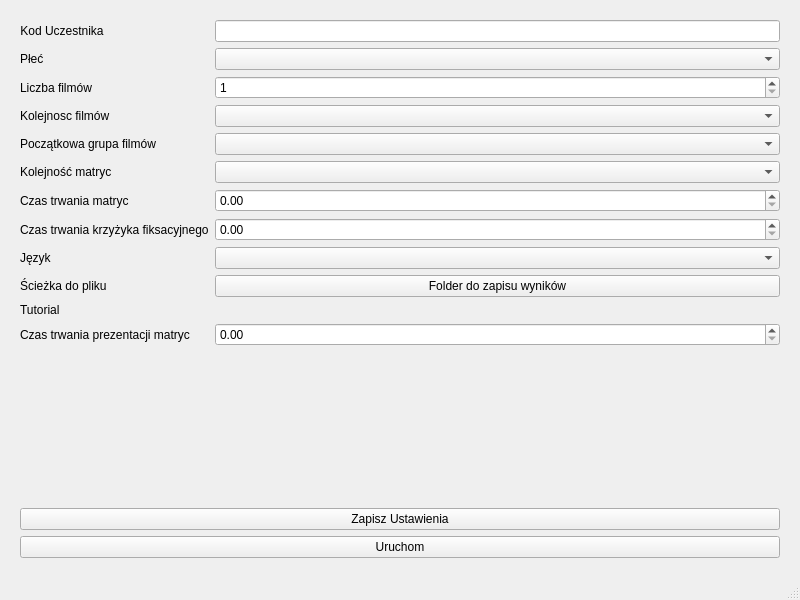
<?xml version="1.0" encoding="UTF-8"?>
<ui version="4.0">
 <class>MainWindow</class>
 <widget class="QMainWindow" name="MainWindow">
  <property name="geometry">
   <rect>
    <x>0</x>
    <y>0</y>
    <width>800</width>
    <height>600</height>
   </rect>
  </property>
  <property name="sizePolicy">
   <sizepolicy hsizetype="MinimumExpanding" vsizetype="MinimumExpanding">
    <horstretch>0</horstretch>
    <verstretch>0</verstretch>
   </sizepolicy>
  </property>
  <property name="windowTitle">
   <string>MainWindow</string>
  </property>
  <widget class="QWidget" name="centralwidget">
   <layout class="QHBoxLayout" name="horizontalLayout">
    <property name="spacing">
     <number>6</number>
    </property>
    <property name="leftMargin">
     <number>20</number>
    </property>
    <property name="topMargin">
     <number>20</number>
    </property>
    <property name="rightMargin">
     <number>20</number>
    </property>
    <property name="bottomMargin">
     <number>20</number>
    </property>
    <item>
     <layout class="QVBoxLayout" name="verticalLayout">
      <item>
       <layout class="QFormLayout" name="formLayout">
        <item row="0" column="0">
         <widget class="QLabel" name="participantCodeLabel">
          <property name="text">
           <string>Kod Uczestnika</string>
          </property>
          <property name="alignment">
           <set>Qt::AlignCenter</set>
          </property>
         </widget>
        </item>
        <item row="0" column="1">
         <widget class="QLineEdit" name="participantCodeLineEdit"/>
        </item>
        <item row="1" column="0">
         <widget class="QLabel" name="participantGenderLabel">
          <property name="text">
           <string>Płeć</string>
          </property>
         </widget>
        </item>
        <item row="1" column="1">
         <widget class="QComboBox" name="participantGenderComboBox"/>
        </item>
        <item row="2" column="0">
         <widget class="QLabel" name="numberOfVideosLabel">
          <property name="text">
           <string>Liczba filmów</string>
          </property>
         </widget>
        </item>
        <item row="2" column="1">
         <widget class="QSpinBox" name="numberOfVideosSpinBox">
          <property name="minimum">
           <number>1</number>
          </property>
         </widget>
        </item>
        <item row="3" column="0">
         <widget class="QLabel" name="orderOfVideosLabel">
          <property name="text">
           <string>Kolejnosc filmów</string>
          </property>
         </widget>
        </item>
        <item row="3" column="1">
         <widget class="QComboBox" name="orderOfVideosComboBox">
          <property name="currentText">
           <string/>
          </property>
         </widget>
        </item>
        <item row="5" column="0">
         <widget class="QLabel" name="orderOfMatricesLabel">
          <property name="text">
           <string>Kolejność matryc</string>
          </property>
         </widget>
        </item>
        <item row="5" column="1">
         <widget class="QComboBox" name="orderOfMatricesComboBox">
          <property name="currentText">
           <string/>
          </property>
         </widget>
        </item>
        <item row="6" column="0">
         <widget class="QLabel" name="matrixTimeLabel">
          <property name="text">
           <string>Czas trwania matryc</string>
          </property>
         </widget>
        </item>
        <item row="6" column="1">
         <widget class="QDoubleSpinBox" name="matrixTimeSpinBox"/>
        </item>
        <item row="8" column="0">
         <widget class="QLabel" name="fixationCrossLabel">
          <property name="text">
           <string>Czas trwania krzyżyka fiksacyjnego</string>
          </property>
         </widget>
        </item>
        <item row="8" column="1">
         <widget class="QDoubleSpinBox" name="fixationCrossSpinBox"/>
        </item>
        <item row="9" column="0">
         <widget class="QLabel" name="languageLabel">
          <property name="text">
           <string>Język</string>
          </property>
         </widget>
        </item>
        <item row="9" column="1">
         <widget class="QComboBox" name="languageComboBox"/>
        </item>
        <item row="10" column="0">
         <widget class="QLabel" name="saveDirectoryLabel">
          <property name="text">
           <string>Ścieżka do pliku</string>
          </property>
         </widget>
        </item>
        <item row="10" column="1">
         <widget class="QPushButton" name="saveDirectoryPushButton">
          <property name="text">
           <string>Folder do zapisu wyników</string>
          </property>
         </widget>
        </item>
        <item row="11" column="0">
         <widget class="QLabel" name="tutorialLabel">
          <property name="text">
           <string>Tutorial</string>
          </property>
         </widget>
        </item>
        <item row="12" column="0">
         <widget class="QLabel" name="tutorialMatrixTimeLabel">
          <property name="text">
           <string>Czas trwania prezentacji matryc </string>
          </property>
         </widget>
        </item>
        <item row="12" column="1">
         <widget class="QDoubleSpinBox" name="tutorialMatrixTimeSpinBox"/>
        </item>
        <item row="4" column="0">
         <widget class="QLabel" name="startingGroupLabel">
          <property name="text">
           <string>Początkowa grupa filmów</string>
          </property>
         </widget>
        </item>
        <item row="4" column="1">
         <widget class="QComboBox" name="startingGroupComboBox"/>
        </item>
       </layout>
      </item>
      <item>
       <widget class="QPushButton" name="saveSettingsPushButton">
        <property name="text">
         <string>Zapisz Ustawienia</string>
        </property>
       </widget>
      </item>
      <item>
       <widget class="QPushButton" name="runExperimentPushButton">
        <property name="text">
         <string>Uruchom</string>
        </property>
       </widget>
      </item>
     </layout>
    </item>
   </layout>
  </widget>
  <widget class="QMenuBar" name="menubar">
   <property name="enabled">
    <bool>true</bool>
   </property>
   <property name="geometry">
    <rect>
     <x>0</x>
     <y>0</y>
     <width>800</width>
     <height>24</height>
    </rect>
   </property>
  </widget>
  <widget class="QStatusBar" name="statusbar">
   <property name="enabled">
    <bool>true</bool>
   </property>
  </widget>
 </widget>
 <tabstops>
  <tabstop>runExperimentPushButton</tabstop>
  <tabstop>participantCodeLineEdit</tabstop>
  <tabstop>participantGenderComboBox</tabstop>
  <tabstop>numberOfVideosSpinBox</tabstop>
  <tabstop>orderOfVideosComboBox</tabstop>
  <tabstop>orderOfMatricesComboBox</tabstop>
  <tabstop>matrixTimeSpinBox</tabstop>
  <tabstop>saveDirectoryPushButton</tabstop>
  <tabstop>languageComboBox</tabstop>
  <tabstop>fixationCrossSpinBox</tabstop>
  <tabstop>saveSettingsPushButton</tabstop>
 </tabstops>
 <resources/>
 <connections/>
</ui>
